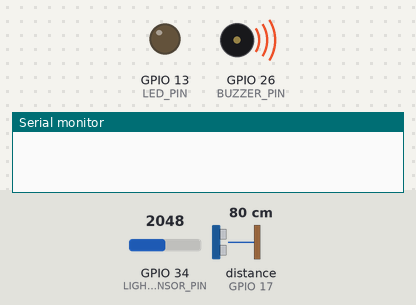
The sketch below on a simulated ESP32. Parts: output pins drawn as LEDs (lit = HIGH), buzzer (waves = sounding), the last lines printed to the serial monitor. The test bench sets the inputs (shaded band); at power-on: distance to the obstacle (sensor on GPIO 17) 80 cm, GPIO 34 (LIGHT_SENSOR_PIN) = 2048. The echo pulse lasts 58.3 µs per cm; pins used as bus, display or sensor lines are not drawn.

Above: at 10.85 s.
11.2 s: distance to the obstacle (sensor on GPIO 17) set to 2 cm
At 16.35 s:
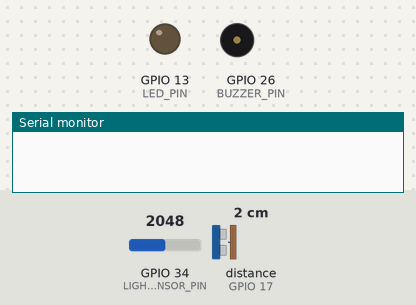
At 24.3 s:
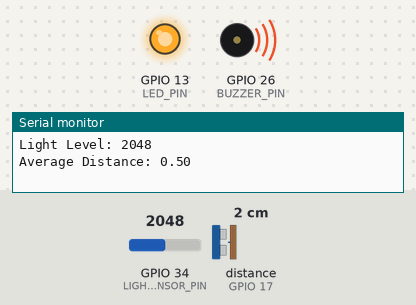
Timing chart, 0 to 26.4 s (numbered marks = the images above; inputs shaded):
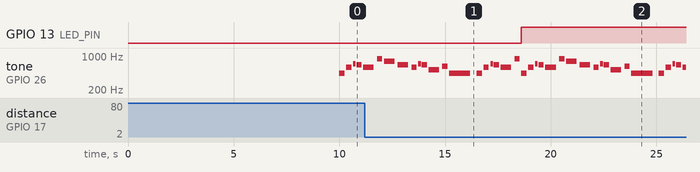

The sketch:

Magic_Alarm.ino
```cpp
#include "pitches.h"


// Pin definitions for the components
#define BUZZER_PIN 26 // Buzzer pin for playing the melody
#define LIGHT_SENSOR_PIN 34 // Light sensor analog pin for adjusting tone based on light level
#define LED_PIN 13 // LED pin for indicator light (shows when music is playing)
#define TRIGGER_PIN 16 // Ultrasonic trigger pin for measuring distance
#define ECHO_PIN 17 // Ultrasonic echo pin for receiving reflected sound
#define MAX_DISTANCE 100 // Maximum distance for the ultrasonic sensor (in cm)


// Variables for motion detection
#define SAMPLE_SIZE 2 // Number of samples for calculating the average distance
float distances[SAMPLE_SIZE]; // Array to store the most recent distance measurements
int currentIndex = 0; // Index for keeping track of where to store the next distance
int motionCount = 0; // Counter for motion detection events
#define MOTION_THRESHOLD 4 // Threshold value for detecting significant movement in cm
#define MAX_MOTION_COUNT 1 // Number of motion events required to stop the music


// Variables for light sensor
#define LIGHT_THRESHOLD 2000 // Threshold for light level to adjust tone (higher = higher tone)

// Harry Potter melody data (note frequencies and durations)
int melody[] = {
  NOTE_D4, NOTE_G4, NOTE_AS4, NOTE_A4,
  NOTE_G4, NOTE_D5, NOTE_C5, NOTE_A4,
  NOTE_G4, NOTE_AS4, NOTE_A4, NOTE_F4,
  NOTE_GS4, NOTE_D4, NOTE_D4, NOTE_G4,
  NOTE_AS4, NOTE_A4, NOTE_G4, NOTE_D5
};

int durations[] = {
  4, 4, 8, 4,
  2, 4, 2, 2,
  4, 8, 4, 2,
  4, 1, 4, 4,
  8, 4, 2, 4
};
void setup() {

  // Set pin modes for inputs and outputs
  pinMode(BUZZER_PIN, OUTPUT); // Set buzzer pin as output to play music
  pinMode(LIGHT_SENSOR_PIN, INPUT); // Set light sensor pin as input to read light levels
  pinMode(LED_PIN, OUTPUT); // Set LED pin as output to show music status
  pinMode(TRIGGER_PIN, OUTPUT); // Set ultrasonic sensor trigger pin as output
  pinMode(ECHO_PIN, INPUT); // Set ultrasonic sensor echo pin as input

  // Start serial communication for debugging
  Serial.begin(115200);

  // Initialize the distances array to zero
  for (int i = 0; i < SAMPLE_SIZE; i++) {
    distances[i] = 0.0;
  }
}

void loop() {
  static unsigned long startTime = millis(); // Store the start time to begin music after 10 seconds

  // Start music and turn on LED after 10 seconds
  if (millis() - startTime >= 10000) {
    playMusic(); // Play the melody
    digitalWrite(LED_PIN, HIGH); // Turn on the LED to indicate music is playing

    // Read the light level and adjust tone (gain)
    int lightLevel = analogRead(LIGHT_SENSOR_PIN);
    Serial.print("Light Level: ");
    Serial.println(lightLevel); // Print the light level for debugging

    // Adjust tone based on light level
    float gain = (lightLevel > LIGHT_THRESHOLD) ? 1.5 : 1.0;

    // Measure the distance using the ultrasonic sensor
    int tempDistance = ultrasonic_measure(TRIGGER_PIN, ECHO_PIN, MAX_DISTANCE);
    distances[currentIndex] = tempDistance; // Store the new distance measurement
    currentIndex = (currentIndex + 1) % SAMPLE_SIZE; // Update the index in a circular manner

    // Calculate the average distance of the last few readings
    float averageDistance = 0;
    for (int i = 0; i < SAMPLE_SIZE; i++) {
      averageDistance += distances[i];
    }
    averageDistance /= SAMPLE_SIZE; // Compute the average distance
    Serial.print("Average Distance: ");
    Serial.println(averageDistance); // Print the average distance for debugging

    // Detect motion if the change in distance exceeds the threshold
    if (abs(tempDistance - averageDistance) > MOTION_THRESHOLD) {
      motionCount++; // Increment the motion event counter
      Serial.print("Motion Event Count: ");
      Serial.println(motionCount); // Print the current motion event count for debugging
    }

    // Stop music and turn off LED if motion threshold is exceeded
    if (motionCount >= MAX_MOTION_COUNT) {
      noTone(BUZZER_PIN); // Stop the music
      digitalWrite(LED_PIN, LOW); // Turn off the LED
      Serial.println("Motion threshold exceeded. Music stopped."); // Notify the user
      while (true); // Halt the program indefinitely
    }
  }
}

// Function to play the Harry Potter theme music
void playMusic() {
  int size = sizeof(durations) / sizeof(int); // Get the number of notes in the melody
  for (int note = 0; note < size; note++) {
    int duration = 1000 / durations[note]; // Calculate the duration of the note

    // Read light level and adjust volume (gain) based on light intensity
    int lightLevel = analogRead(LIGHT_SENSOR_PIN);
    float gain = (lightLevel > LIGHT_THRESHOLD) ? 1.5 : 1.0; // Increase gain if light level is high
    int adjustedFrequency = melody[note] * gain; // Adjust the frequency of the note

    // Play the note if it's not a rest (0 represents a rest)
    if (melody[note] != 0) {
      tone(BUZZER_PIN, adjustedFrequency, duration); // Play the adjusted frequency
    }
    int pauseBetweenNotes = duration * 1.30; // Pause between notes to separate them
    delay(pauseBetweenNotes); // Wait for the next note to play
    noTone(BUZZER_PIN); // Stop the sound to ensure the note ends properly

    // Break the loop if motion threshold is exceeded
    if (motionCount >= MAX_MOTION_COUNT) {
      break; // Exit the loop if motion is detected
    }
  }
}

// Ultrasonic measurement function
int ultrasonic_measure(int trigPin, int echoPin, int max_distance) {

  // Trigger the ultrasonic sensor to send out a pulse
  digitalWrite(trigPin, LOW);
  delayMicroseconds(2); // Wait for a short time
  digitalWrite(trigPin, HIGH); // Send the pulse
  delayMicroseconds(10); // Wait for the pulse to be sent
  digitalWrite(trigPin, LOW); // End the pulse

  // Measure the duration of the pulse and convert it to distance
  int duration = pulseIn(echoPin, HIGH, max_distance * 59); // Pulse duration in microseconds
  return duration / 59; // Convert duration to distance (cm)
}
```

pitches.h
```cpp
/*************************************************
   Public Constants
 *************************************************/


#define NOTE_B0  31
#define NOTE_C1  33
#define NOTE_CS1 35
#define NOTE_D1  37
#define NOTE_DS1 39
#define NOTE_E1  41
#define NOTE_F1  44
#define NOTE_FS1 46
#define NOTE_G1  49
#define NOTE_GS1 52
#define NOTE_A1  55
#define NOTE_AS1 58
#define NOTE_B1  62
#define NOTE_C2  65
#define NOTE_CS2 69
#define NOTE_D2  73
#define NOTE_DS2 78
#define NOTE_E2  82
#define NOTE_F2  87
#define NOTE_FS2 93
#define NOTE_G2  98
#define NOTE_GS2 104
#define NOTE_A2  110
#define NOTE_AS2 117
#define NOTE_B2  123
#define NOTE_C3  131
#define NOTE_CS3 139
#define NOTE_D3  147
#define NOTE_DS3 156
#define NOTE_E3  165
#define NOTE_F3  175
#define NOTE_FS3 185
#define NOTE_G3  196
#define NOTE_GS3 208
#define NOTE_A3  220
#define NOTE_AS3 233
#define NOTE_B3  247
#define NOTE_C4  262
#define NOTE_CS4 277
#define NOTE_D4  294
#define NOTE_DS4 311
#define NOTE_E4  330
#define NOTE_F4  349
#define NOTE_FS4 370
#define NOTE_G4  392
#define NOTE_GS4 415
#define NOTE_A4  440
#define NOTE_AS4 466
#define NOTE_B4  494
#define NOTE_C5  523
#define NOTE_CS5 554
#define NOTE_D5  587
#define NOTE_DS5 622
#define NOTE_E5  659
#define NOTE_F5  698
#define NOTE_FS5 740
#define NOTE_G5  784
#define NOTE_GS5 831
#define NOTE_A5  880
#define NOTE_AS5 932
#define NOTE_B5  988
#define NOTE_C6  1047
#define NOTE_CS6 1109
#define NOTE_D6  1175
#define NOTE_DS6 1245
#define NOTE_E6  1319
#define NOTE_F6  1397
#define NOTE_FS6 1480
#define NOTE_G6  1568
#define NOTE_GS6 1661
#define NOTE_A6  1760
#define NOTE_AS6 1865
#define NOTE_B6  1976
#define NOTE_C7  2093
#define NOTE_CS7 2217
#define NOTE_D7  2349
#define NOTE_DS7 2489
#define NOTE_E7  2637
#define NOTE_F7  2794
#define NOTE_FS7 2960
#define NOTE_G7  3136
#define NOTE_GS7 3322
#define NOTE_A7  3520
#define NOTE_AS7 3729
#define NOTE_B7  3951
#define NOTE_C8  4186
#define NOTE_CS8 4435
#define NOTE_D8  4699
#define NOTE_DS8 4978
#define REST     0
```

Measured:
- after the input at 11.2 s, GPIO 13 (LED_PIN): LOW → HIGH after 7.4 s
- by itself, tone on GPIO 26 (BUZZER_PIN): plays 880 Hz for 0.25 s, 784 Hz for 0.50 s, 660 Hz for 0.50 s, 588 Hz for 0.25 s, 699 Hz for 0.12 s, 660 Hz for 0.25 s … (34 notes in this stretch)
